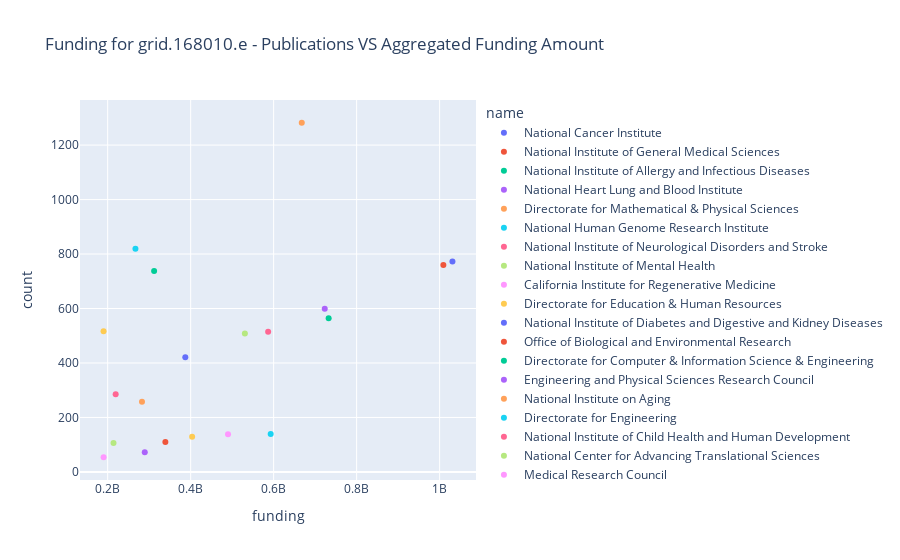

Write notebook code for a chart like this one.
### Markdown cell above
## Correlation between No of Publications VS Funding

### Code cell
px.scatter(df, x="funding", y="count", color="name", 
           title=f"Funding for {GRIDID} - Publications VS Aggregated Funding Amount")

### Figure 1 — Plotly figure (JSON) as saved in the notebook; plotly's stock layout.template omitted (floating-point values rounded to 4 significant figures)
{"data": [{"hovertemplate": "name=National Cancer Institute<br>funding=%{x}<br>count=%{y}<extra></extra>", "legendgroup": "National Cancer Institute", "marker": {"color": "#636efa", "symbol": "circle"}, "mode": "markers", "name": "National Cancer Institute", "orientation": "v", "showlegend": true, "type": "scatter", "x": [1030930601], "xaxis": "x", "y": [773], "yaxis": "y"}, {"hovertemplate": "name=National Institute of General Medical Sciences<br>funding=%{x}<br>count=%{y}<extra></extra>", "legendgroup": "National Institute of General Medical Sciences", "marker": {"color": "#EF553B", "symbol": "circle"}, "mode": "markers", "name": "National Institute of General Medical Sciences", "orientation": "v", "showlegend": true, "type": "scatter", "x": [1009056982], "xaxis": "x", "y": [760], "yaxis": "y"}, {"hovertemplate": "name=National Institute of Allergy and Infectious Diseases<br>funding=%{x}<br>count=%{y}<extra></extra>", "legendgroup": "National Institute of Allergy and Infectious Diseases", "marker": {"color": "#00cc96", "symbol": "circle"}, "mode": "markers", "name": "National Institute of Allergy and Infectious Diseases", "orientation": "v", "showlegend": true, "type": "scatter", "x": [732564265], "xaxis": "x", "y": [564], "yaxis": "y"}, {"hovertemplate": "name=National Heart Lung and Blood Institute<br>funding=%{x}<br>count=%{y}<extra></extra>", "legendgroup": "National Heart Lung and Blood Institute", "marker": {"color": "#ab63fa", "symbol": "circle"}, "mode": "markers", "name": "National Heart Lung and Blood Institute", "orientation": "v", "showlegend": true, "type": "scatter", "x": [723147667], "xaxis": "x", "y": [599], "yaxis": "y"}, {"hovertemplate": "name=Directorate for Mathematical & Physical Sciences<br>funding=%{x}<br>count=%{y}<extra></extra>", "legendgroup": "Directorate for Mathematical & Physical Sciences", "marker": {"color": "#FFA15A", "symbol": "circle"}, "mode": "markers", "name": "Directorate for Mathematical & Physical Sciences", "orientation": "v", "showlegend": true, "type": "scatter", "x": [667786978], "xaxis": "x", "y": [1282], "yaxis": "y"}, {"hovertemplate": "name=National Human Genome Research Institute<br>funding=%{x}<br>count=%{y}<extra></extra>", "legendgroup": "National Human Genome Research Institute", "marker": {"color": "#19d3f3", "symbol": "circle"}, "mode": "markers", "name": "National Human Genome Research Institute", "orientation": "v", "showlegend": true, "type": "scatter", "x": [592848288], "xaxis": "x", "y": [139], "yaxis": "y"}, {"hovertemplate": "name=National Institute of Neurological Disorders and Stroke<br>funding=%{x}<br>count=%{y}<extra></extra>", "legendgroup": "National Institute of Neurological Disorders and Stroke", "marker": {"color": "#FF6692", "symbol": "circle"}, "mode": "markers", "name": "National Institute of Neurological Disorders and Stroke", "orientation": "v", "showlegend": true, "type": "scatter", "x": [586740543], "xaxis": "x", "y": [515], "yaxis": "y"}, {"hovertemplate": "name=National Institute of Mental Health<br>funding=%{x}<br>count=%{y}<extra></extra>", "legendgroup": "National Institute of Mental Health", "marker": {"color": "#B6E880", "symbol": "circle"}, "mode": "markers", "name": "National Institute of Mental Health", "orientation": "v", "showlegend": true, "type": "scatter", "x": [530685055], "xaxis": "x", "y": [508], "yaxis": "y"}, {"hovertemplate": "name=California Institute for Regenerative Medicine<br>funding=%{x}<br>count=%{y}<extra></extra>", "legendgroup": "California Institute for Regenerative Medicine", "marker": {"color": "#FF97FF", "symbol": "circle"}, "mode": "markers", "name": "California Institute for Regenerative Medicine", "orientation": "v", "showlegend": true, "type": "scatter", "x": [490064290], "xaxis": "x", "y": [138], "yaxis": "y"}, {"hovertemplate": "name=Directorate for Education & Human Resources<br>funding=%{x}<br>count=%{y}<extra></extra>", "legendgroup": "Directorate for Education & Human Resources", "marker": {"color": "#FECB52", "symbol": "circle"}, "mode": "markers", "name": "Directorate for Education & Human Resources", "orientation": "v", "showlegend": true, "type": "scatter", "x": [403565056], "xaxis": "x", "y": [129], "yaxis": "y"}, {"hovertemplate": "name=National Institute of Diabetes and Digestive and Kidney Diseases<br>funding=%{x}<br>count=%{y}<extra></extra>", "legendgroup": "National Institute of Diabetes and Digestive and Kidney Diseases", "marker": {"color": "#636efa", "symbol": "circle"}, "mode": "markers", "name": "National Institute of Diabetes and Digestive and Kidney Diseases", "orientation": "v", "showlegend": true, "type": "scatter", "x": [387080173], "xaxis": "x", "y": [421], "yaxis": "y"}, {"hovertemplate": "name=Office of Biological and Environmental Research<br>funding=%{x}<br>count=%{y}<extra></extra>", "legendgroup": "Office of Biological and Environmental Research", "marker": {"color": "#EF553B", "symbol": "circle"}, "mode": "markers", "name": "Office of Biological and Environmental Research", "orientation": "v", "showlegend": true, "type": "scatter", "x": [339011701], "xaxis": "x", "y": [110], "yaxis": "y"}, {"hovertemplate": "name=Directorate for Computer & Information Science & Engineering<br>funding=%{x}<br>count=%{y}<extra></extra>", "legendgroup": "Directorate for Computer & Information Science & Engineering", "marker": {"color": "#00cc96", "symbol": "circle"}, "mode": "markers", "name": "Directorate for Computer & Information Science & Engineering", "orientation": "v", "showlegend": true, "type": "scatter", "x": [311909795], "xaxis": "x", "y": [738], "yaxis": "y"}, {"hovertemplate": "name=Engineering and Physical Sciences Research Council<br>funding=%{x}<br>count=%{y}<extra></extra>", "legendgroup": "Engineering and Physical Sciences Research Council", "marker": {"color": "#ab63fa", "symbol": "circle"}, "mode": "markers", "name": "Engineering and Physical Sciences Research Council", "orientation": "v", "showlegend": true, "type": "scatter", "x": [289359084], "xaxis": "x", "y": [72], "yaxis": "y"}, {"hovertemplate": "name=National Institute on Aging<br>funding=%{x}<br>count=%{y}<extra></extra>", "legendgroup": "National Institute on Aging", "marker": {"color": "#FFA15A", "symbol": "circle"}, "mode": "markers", "name": "National Institute on Aging", "orientation": "v", "showlegend": true, "type": "scatter", "x": [282700551], "xaxis": "x", "y": [258], "yaxis": "y"}, {"hovertemplate": "name=Directorate for Engineering<br>funding=%{x}<br>count=%{y}<extra></extra>", "legendgroup": "Directorate for Engineering", "marker": {"color": "#19d3f3", "symbol": "circle"}, "mode": "markers", "name": "Directorate for Engineering", "orientation": "v", "showlegend": true, "type": "scatter", "x": [266915120], "xaxis": "x", "y": [819], "yaxis": "y"}, {"hovertemplate": "name=National Institute of Child Health and Human Development<br>funding=%{x}<br>count=%{y}<extra></extra>", "legendgroup": "National Institute of Child Health and Human Development", "marker": {"color": "#FF6692", "symbol": "circle"}, "mode": "markers", "name": "National Institute of Child Health and Human Development", "orientation": "v", "showlegend": true, "type": "scatter", "x": [219246662], "xaxis": "x", "y": [285], "yaxis": "y"}, {"hovertemplate": "name=National Center for Advancing Translational Sciences<br>funding=%{x}<br>count=%{y}<extra></extra>", "legendgroup": "National Center for Advancing Translational Sciences", "marker": {"color": "#B6E880", "symbol": "circle"}, "mode": "markers", "name": "National Center for Advancing Translational Sciences", "orientation": "v", "showlegend": true, "type": "scatter", "x": [214052711], "xaxis": "x", "y": [106], "yaxis": "y"}, {"hovertemplate": "name=Medical Research Council<br>funding=%{x}<br>count=%{y}<extra></extra>", "legendgroup": "Medical Research Council", "marker": {"color": "#FF97FF", "symbol": "circle"}, "mode": "markers", "name": "Medical Research Council", "orientation": "v", "showlegend": true, "type": "scatter", "x": [190204349], "xaxis": "x", "y": [54], "yaxis": "y"}, {"hovertemplate": "name=Directorate for Biological Sciences<br>funding=%{x}<br>count=%{y}<extra></extra>", "legendgroup": "Directorate for Biological Sciences", "marker": {"color": "#FECB52", "symbol": "circle"}, "mode": "markers", "name": "Directorate for Biological Sciences", "orientation": "v", "showlegend": true, "type": "scatter", "x": [190051041], "xaxis": "x", "y": [517], "yaxis": "y"}], "layout": {"autosize": true, "legend": {"title": {"text": "name"}, "tracegroupgap": 0}, "title": {"text": "Funding for grid.168010.e - Publications VS Aggregated Funding Amount"}, "xaxis": {"anchor": "y", "autorange": true, "domain": [0, 1], "range": [140300000.0, 1081000000.0], "title": {"text": "funding"}, "type": "linear"}, "yaxis": {"anchor": "x", "autorange": true, "domain": [0, 1], "range": [-35.95, 1372.0], "title": {"text": "count"}, "type": "linear"}}}
